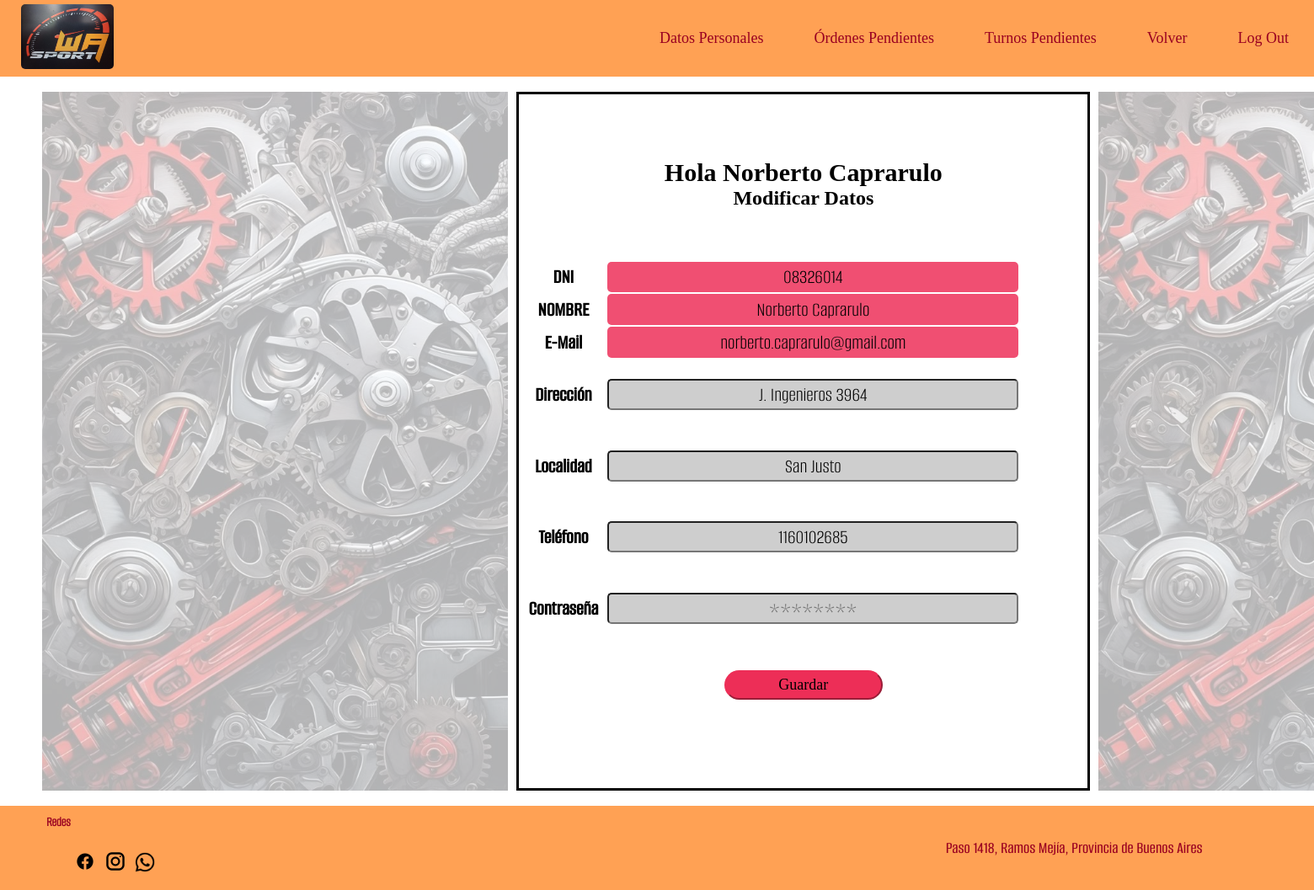
Page /modificacion_mecanico.php (signed in) on the committed database.
### tables this page shows
CREATE TABLE `empleados` (
  `empleado_DNI` varchar(10) NOT NULL,
  `empleado_contrasena` varchar(255) NOT NULL,
  `empleado_nombre` varchar(50) NOT NULL,
  `empleado_roll` varchar(255) NOT NULL,
  `empleado_email` text NOT NULL,
  `token_recuperacion` varchar(255) DEFAULT NULL,
  `empleado_direccion` varchar(50) DEFAULT NULL,
  `empleado_localidad` varchar(15) DEFAULT NULL,
  `empleado_telefono` varchar(15) DEFAULT NULL
);

### modificacion_mecanico.php (the view, shortened to what this page needs)
<?php
require_once 'conexion_base.php';
$dni = $_SESSION['empleado_dni'];
$stmt = $conexion->prepare("SELECT * FROM empleados WHERE empleado_DNI = :dni");
$stmt->execute(['dni' => $dni]);
$empleado = $stmt->fetch(PDO::FETCH_ASSOC);
?>
<!DOCTYPE html>
<html lang="es">
<head>
    <link rel="stylesheet" href="estilopagina.css?v=<?= time() ?>">
</head>
<body>
    <?php include("nav_mecanico.php"); ?>
    <br>
    <section class="modif_mec">
        <img class="modif_img1" src="fondos/hola.usuario.jpg" alt="">
        <section class="modificar_mecanico">
            <h2>Hola <?= htmlspecialchars($empleado['empleado_nombre']) ?></h2>
            <h3>Modificar Datos</h3>
            <form method="post">
                <table>
                    <tr>
                        <th>DNI</th>
                        <td class="datos_unicos"><?= htmlspecialchars($empleado['empleado_DNI']) ?></td>
                    </tr>
                    <tr>
                        <th>NOMBRE</th>
                        <td class="datos_unicos"><?= htmlspecialchars($empleado['empleado_nombre']) ?></td>
                    </tr>
                    <tr>
                        <th>E-Mail</th>
                        <td class="datos_unicos"><?= htmlspecialchars($empleado['empleado_email']) ?></td>
                    </tr>
                    <tr>
                        <th>Dirección</th>
                        <td><input type="text" class="datos_modificados" name="direccion" value="<?= htmlspecialchars($empleado['empleado_direccion']) ?>"></td>
                    </tr>
                    <tr>
                        <th>Localidad</th>
                        <td><input type="text" class="datos_modificados" name="localidad" value="<?= htmlspecialchars($empleado['empleado_localidad']) ?>"></td>
                    </tr>
                    <tr>
                        <th>Teléfono</th>
                        <td><input type="text" class="datos_modificados" name="telefono" value="<?= htmlspecialchars($empleado['empleado_telefono']) ?>"></td>
                    </tr>
                    <tr>
                        <th>Contraseña</th>
                        <td>
                            <input type="password" class="datos_modificados" name="clave"
                                minlength="8" maxlength="15"
                                pattern="^(?=.*[A-Z])(?=.*\d)(?=.*[\W_]).{8,15}$"
                                title="Debe tener entre 8 y 15 caracteres, al menos una mayúscula, un número y un símbolo"
                                placeholder="********">
                        </td>
                    </tr>
                </table>
                <div class="bot_modf">
                    <input class="guardar_mod" type="submit" value="Guardar" name="guardar_rec">
                </div>
            </form>
        </section>
        <img class="modif_img2" src="fondos/hola.usuario.jpg" alt="">
    </section>
    <br>
    <?php include("piedepagina.php"); ?>
</body>
</html>

### estilopagina.css (style rules this page uses)
* { margin: 0; padding: 0; box-sizing: border-box; }
html, body { width: 100%; height: 100%; }
.modif_img1 { grid-column: 1/2; }
.modif_img2 { grid-column: 3/4; }
.datos_unicos { background-color: #F04F72; border-radius: 5px; font-family: 'AlumniSans_Light'; font-size: 24px; text-align: center; width: 487.99px; height: 36.99px; }
.datos_modificados { background-color: #cecece; border-radius: 5px; font-family: 'AlumniSans_Light'; font-size: 24px; text-align: center; width: 487.99px; height: 36.99px; }
.bot_modf { display: flex; flex-direction: column; flex-wrap: nowrap; align-items: center; }
.guardar_mod { border-radius: 40px; background-color: #ED2E57; border-color:#ED2E57; margin: 30px; width: 188px; height: 35px; font-family: 'Big_Shoulders_Medium'; font-size: 18px; }
.modif_mec { display: grid; grid-template-columns: repeat(3, 1fr); margin: auto 40px auto; }
.modif_mec img { height: 830px; opacity: 30%; margin: 0px 10px; }
.modificar_mecanico { grid-column: 2/3; align-content: center; justify-items: center; border-style: solid; border-color: #000000 }
.modificar_mecanico h2 { font-family: 'Big_Shoulders_ExtraBold'; font-size: 30px; text-align: center; }
.modificar_mecanico h3 { font-family: 'Big_Shoulders_Regular'; font-size: 24px; text-align: center; }
.modificar_mecanico table { margin-top: 60px; width: 595px; height: 457px; margin-right: 80px; }
.modificar_mecanico th { font-family: 'AlumniSans_Medium'; font-size: 24px; text-align: center; }

### rows in the picture
empleados: empleado_nombre "Norberto Caprarulo", empleado_DNI "08326014", empleado_email "norberto.caprarulo@gmail.com", direccion "J. Ingenieros 3964", localidad "San Justo", telefono "1160102685"
